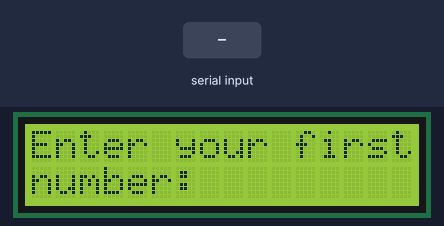
The sketch below on a simulated Arduino Uno, built with avr-gcc and run on an emulated ATmega328P. Parts: 16×2 character LCD. Inputs (shaded band) come from the test bench. What the sketch prints to the serial monitor is not drawn.

Above: at 1.2 s.
1.3 s: "1/90/45\n" received over Serial
At 1.7 s:
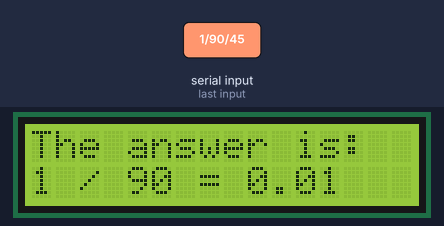
At 8.1 s:
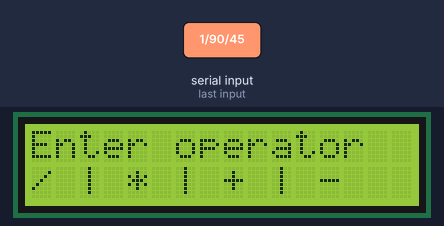
Timing chart, 0 to 8.8 s (numbered marks = the images above; inputs shaded):
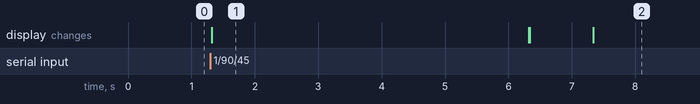

The sketch:

arduino_tutorial_48_hw.ino
```cpp
/*
 * Tutorial 48 Connecting and using an LCD display
 * https://youtu.be/4BaDaGTUgIY
 */
 #include <LiquidCrystal.h>

const int baudRate = 9600;
const int dt = 5000; // delaytime
// PINS
const int rs = 7;
const int en = 8;
const int d4 = 9;
const int d5 = 10;
const int d6 = 11;
const int d7 = 12;

int numberOne;
int numberTwo;
char operatorU;
float answer;

LiquidCrystal lcd(rs, en, d4, d5, d6, d7);

void setup() {
  // put your setup code here, to run once:
  Serial.begin(baudRate);
  lcd.begin(16, 2);
}

void loop() {
  // put your main code here, to run repeatedly:
  lcd.setCursor(0, 0);
  lcd.print("Enter your first");
  lcd.setCursor(0,1);
  lcd.print("number:");
  while (Serial.available() == 0) {

  }
  numberOne = Serial.parseFloat();
  lcd.clear();

  lcd.setCursor(0, 0);
  lcd.print("Enter your sec-");
  lcd.setCursor(0,1);
  lcd.print("ond number:");
  while (Serial.available() == 0) {

  }
  numberTwo = Serial.parseFloat();
  lcd.clear();

  lcd.setCursor(0, 0);
  lcd.print("Enter operator");
  lcd.setCursor(0,1);
  lcd.print("/ | * | + | -");
  while (Serial.available() == 0) {

  }
  operatorU = Serial.read();
  Serial.println(operatorU);
  lcd.clear();

  if (operatorU == '/' && numberTwo != 0.) {
    answer = (1.0 * numberOne) / ( 1.0 * numberTwo);
  } else if (operatorU == '*') {
    answer = numberOne * numberTwo;
  } else if (operatorU == '+') {
    answer = numberOne + numberTwo;
  } else if (operatorU == '-') {
    answer = numberOne - numberTwo;
  }

  lcd.setCursor(0,0);
  lcd.print("The answer is:");
  lcd.setCursor(0,1);
  lcd.print(numberOne);
  lcd.print(" ");
  lcd.print(operatorU);
  lcd.print(" ");
  lcd.print(numberTwo);
  lcd.print(" = ");
  lcd.print(answer);
  delay(dt);
  lcd.clear();
}
```

Measured:
- after the input at 1.3 s, the display: changes at once (image 1)
- what the display in image 1 shows lasts 5.0 s, from 1.3 s to 6.3 s
